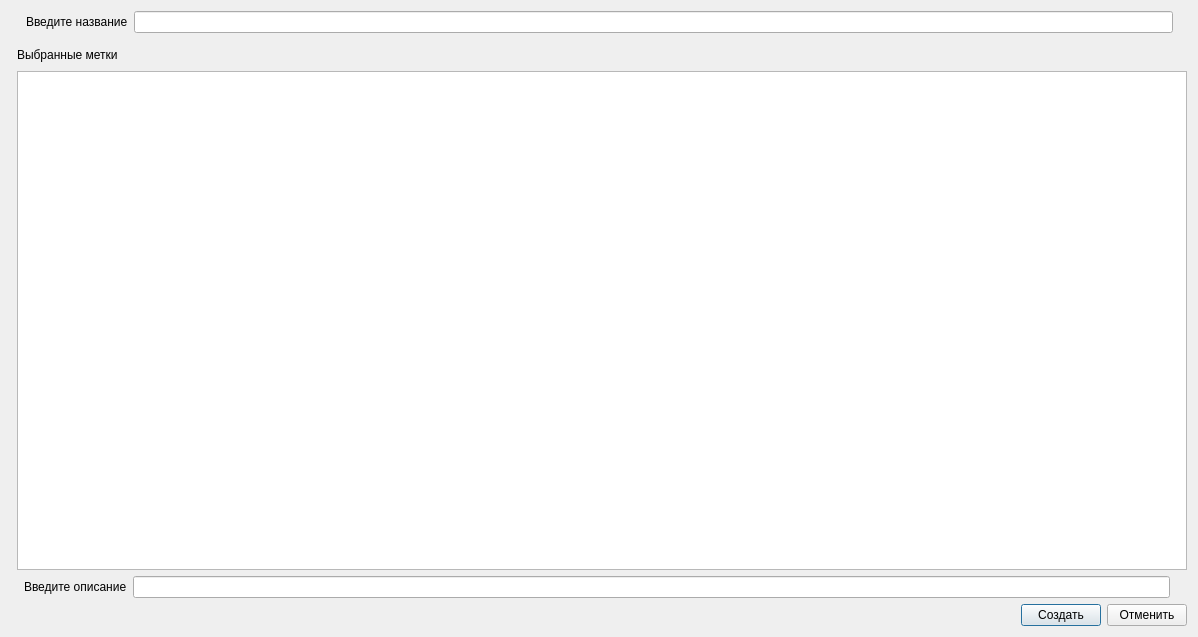
<?xml version="1.0" encoding="UTF-8"?>
<ui version="4.0">
 <class>CreateDataset</class>
 <widget class="QDialog" name="CreateDataset">
  <property name="geometry">
   <rect>
    <x>0</x>
    <y>0</y>
    <width>1198</width>
    <height>637</height>
   </rect>
  </property>
  <property name="windowTitle">
   <string>Dialog</string>
  </property>
  <layout class="QGridLayout" name="gridLayout_6">
   <item row="0" column="0" colspan="2">
    <layout class="QGridLayout" name="gridLayout_5">
     <item row="0" column="0">
      <spacer name="horizontalSpacer_3">
       <property name="orientation">
        <enum>Qt::Horizontal</enum>
       </property>
       <property name="sizeType">
        <enum>QSizePolicy::Fixed</enum>
       </property>
       <property name="sizeHint" stdset="0">
        <size>
         <width>15</width>
         <height>16</height>
        </size>
       </property>
      </spacer>
     </item>
     <item row="0" column="1">
      <widget class="QLabel" name="label">
       <property name="text">
        <string>Введите название</string>
       </property>
      </widget>
     </item>
     <item row="0" column="2">
      <widget class="QLineEdit" name="nameLineEdit"/>
     </item>
     <item row="0" column="3">
      <spacer name="horizontalSpacer_4">
       <property name="orientation">
        <enum>Qt::Horizontal</enum>
       </property>
       <property name="sizeType">
        <enum>QSizePolicy::Fixed</enum>
       </property>
       <property name="sizeHint" stdset="0">
        <size>
         <width>14</width>
         <height>16</height>
        </size>
       </property>
      </spacer>
     </item>
    </layout>
   </item>
   <item row="1" column="0">
    <widget class="QWidget" name="listSetsWgt" native="true">
     <property name="sizePolicy">
      <sizepolicy hsizetype="Minimum" vsizetype="Preferred">
       <horstretch>0</horstretch>
       <verstretch>0</verstretch>
      </sizepolicy>
     </property>
    </widget>
   </item>
   <item row="1" column="1">
    <layout class="QGridLayout" name="gridLayout_2">
     <item row="0" column="0">
      <widget class="QWidget" name="setInfo" native="true"/>
     </item>
     <item row="1" column="0">
      <layout class="QGridLayout" name="gridLayout">
       <item row="0" column="0">
        <widget class="QLabel" name="currentLabelLbl">
         <property name="text">
          <string>Выбранные метки</string>
         </property>
        </widget>
       </item>
       <item row="0" column="1">
        <spacer name="horizontalSpacer_8">
         <property name="orientation">
          <enum>Qt::Horizontal</enum>
         </property>
         <property name="sizeHint" stdset="0">
          <size>
           <width>738</width>
           <height>20</height>
          </size>
         </property>
        </spacer>
       </item>
       <item row="1" column="0" colspan="2">
        <widget class="QTableWidget" name="currentTable"/>
       </item>
      </layout>
     </item>
    </layout>
   </item>
   <item row="2" column="0" colspan="2">
    <layout class="QGridLayout" name="gridLayout_4">
     <item row="0" column="0">
      <spacer name="horizontalSpacer_2">
       <property name="orientation">
        <enum>Qt::Horizontal</enum>
       </property>
       <property name="sizeType">
        <enum>QSizePolicy::Fixed</enum>
       </property>
       <property name="sizeHint" stdset="0">
        <size>
         <width>13</width>
         <height>20</height>
        </size>
       </property>
      </spacer>
     </item>
     <item row="0" column="1">
      <widget class="QLabel" name="label_2">
       <property name="text">
        <string>Введите описание</string>
       </property>
      </widget>
     </item>
     <item row="0" column="2">
      <widget class="QLineEdit" name="descriptionLineEdit"/>
     </item>
     <item row="0" column="3">
      <spacer name="horizontalSpacer_6">
       <property name="orientation">
        <enum>Qt::Horizontal</enum>
       </property>
       <property name="sizeType">
        <enum>QSizePolicy::Fixed</enum>
       </property>
       <property name="sizeHint" stdset="0">
        <size>
         <width>17</width>
         <height>20</height>
        </size>
       </property>
      </spacer>
     </item>
    </layout>
   </item>
   <item row="3" column="0" colspan="2">
    <layout class="QGridLayout" name="gridLayout_3">
     <item row="0" column="0">
      <spacer name="horizontalSpacer_5">
       <property name="orientation">
        <enum>Qt::Horizontal</enum>
       </property>
       <property name="sizeHint" stdset="0">
        <size>
         <width>998</width>
         <height>20</height>
        </size>
       </property>
      </spacer>
     </item>
     <item row="0" column="1">
      <widget class="QPushButton" name="createBtn">
       <property name="text">
        <string>Создать</string>
       </property>
      </widget>
     </item>
     <item row="0" column="2">
      <widget class="QPushButton" name="closeBtn">
       <property name="text">
        <string>Отменить</string>
       </property>
      </widget>
     </item>
    </layout>
   </item>
  </layout>
 </widget>
 <resources/>
 <connections/>
</ui>
